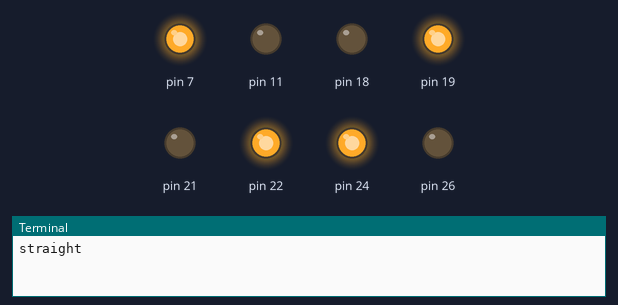
This program was run on a simulated Raspberry Pi (header pin numbers). Parts: output pins drawn as LEDs (lit = HIGH), the last lines printed to the terminal.

Above: at 0.05 s.
At 2.05 s:
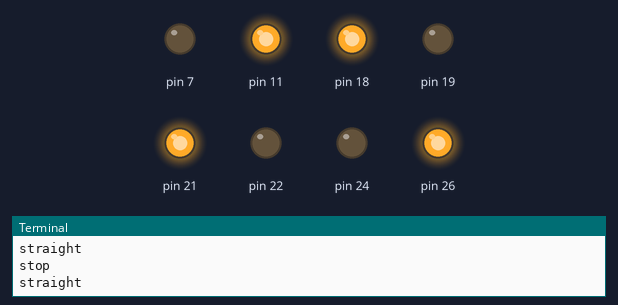
At 3.05 s:
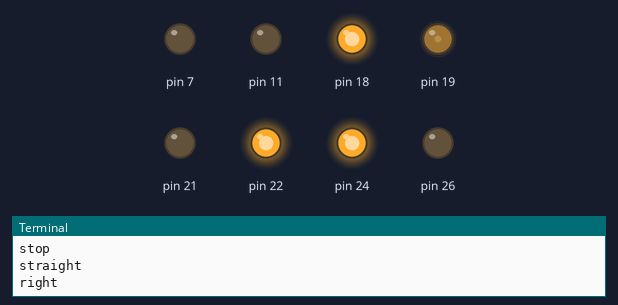
At 4.5 s:
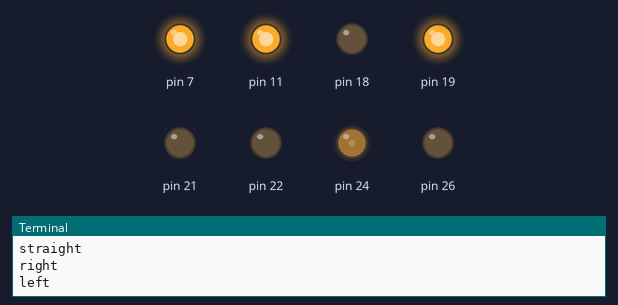
At 5.95 s:
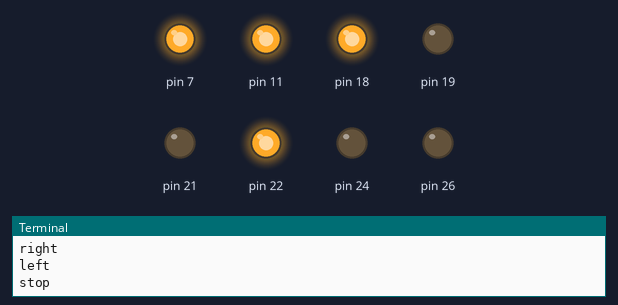
Timing chart, 0 to 7.8 s (numbered marks = the images above):
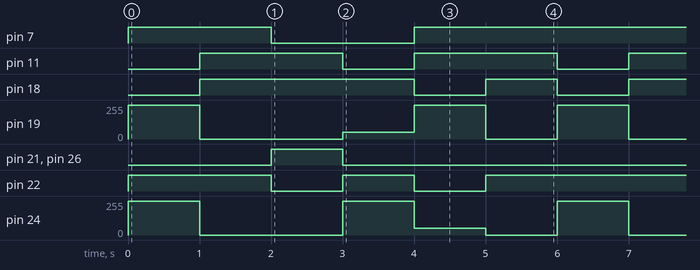

Measured:
- by itself, pin 7: alternates HIGH for 4.0 s and LOW for 2.0 s
- by itself, pin 11: alternates HIGH for 2.0 s and LOW for 1.0 s
- by itself, pin 18: repeats every 6.0 s: LOW 1.0 s, HIGH 1.0 s, LOW 1.0 s, HIGH 3.0 s
- by itself, pin 19: repeats every 6.0 s: 0/255 2.0 s, 51/255 1.0 s, 255/255 1.0 s, 0/255 1.0 s, 255/255 1.0 s
- by itself, pin 21, pin 26: alternates HIGH for 1.0 s and LOW for 5.0 s
- by itself, pin 22: repeats every 6.0 s: HIGH 1.0 s, LOW 1.0 s, HIGH 3.0 s, LOW 1.0 s
- by itself, pin 24: repeats every 6.0 s: 0/255 2.0 s, 255/255 1.0 s, 51/255 1.0 s, 0/255 1.0 s, 255/255 1.0 s

The program:

motorTest.py
```python
# Pizazz Motor Test
# Moves: Forward, Reverse, turn Right, turn Left, Stop - then repeat
# Press Ctrl-C to stop
#
# Also demonstrates writing to the LEDs
#
# To check wiring is correct ensure the order of movement as above is correct
# Run using: sudo python motorTest.py


import RPi.GPIO as GPIO, sys, threading, time

#use physical pin numbering
GPIO.setmode(GPIO.BOARD)

#use pwm on inputs so motors don't go too fast
# Pins 19, 21 Right Motor
# Pins 24, 26 Left Motor
GPIO.setup(19, GPIO.OUT)
p=GPIO.PWM(19, 20)
p.start(0)
GPIO.setup(21, GPIO.OUT)
q=GPIO.PWM(21, 20)
q.start(0)
GPIO.setup(24, GPIO.OUT)
a=GPIO.PWM(24,20)
a.start(0)
GPIO.setup(26, GPIO.OUT)
b=GPIO.PWM(26,20)
b.start(0)

slowspeed = 20
fastspeed = 100
LED1 = 22
LED2 = 18
LED3 = 11
LED4 = 07
GPIO.setup(LED1, GPIO.OUT)
GPIO.setup(LED2, GPIO.OUT)
GPIO.setup(LED3, GPIO.OUT)
GPIO.setup(LED4, GPIO.OUT)

def forwards():
  p.ChangeDutyCycle(fastspeed)
  q.ChangeDutyCycle(0)
  a.ChangeDutyCycle(fastspeed)
  b.ChangeDutyCycle(0)
  setLEDs(1, 0, 0, 1)
  print('straight')

def reverse():
  p.ChangeDutyCycle(0)
  q.ChangeDutyCycle(fastspeed)
  a.ChangeDutyCycle(0)
  b.ChangeDutyCycle(fastspeed)
  setLEDs(0, 1, 1, 0)
  print('straight')

def turnleft():
  p.ChangeDutyCycle(fastspeed)
  q.ChangeDutyCycle(0)
  a.ChangeDutyCycle(slowspeed)
  b.ChangeDutyCycle(0)
  setLEDs(0, 0, 1, 1)
  print('left')

def turnright():
  p.ChangeDutyCycle(slowspeed)
  q.ChangeDutyCycle(0)
  a.ChangeDutyCycle(fastspeed)
  b.ChangeDutyCycle(0)
  setLEDs(1, 1, 0, 0)
  print('right')

def stopall():
  p.ChangeDutyCycle(0)
  q.ChangeDutyCycle(0)
  a.ChangeDutyCycle(0)
  b.ChangeDutyCycle(0)
  setLEDs(1, 1, 1, 1)
  print('stop')

def setLEDs(L1, L2, L3, L4):
  GPIO.output(LED1, L1)
  GPIO.output(LED2, L2)
  GPIO.output(LED3, L3)
  GPIO.output(LED4, L4)

setLEDs(1, 1, 1, 1) # switch all LEDs off

# main loop
try:
  while True:
    forwards()
    time.sleep(1)
    stopall()
    time.sleep(1)
    reverse()
    time.sleep(1)
    turnright()
    time.sleep(1)
    turnleft()
    time.sleep(1)
    stopall()
    time.sleep(1)

except KeyboardInterrupt:
       Going = False
       GPIO.cleanup()
       sys.exit()
```
